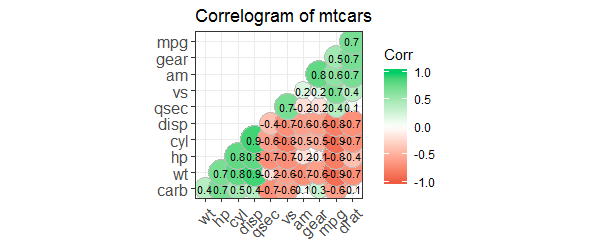

Generate this figure with R:
# the data for this simple project is mtcars. The data is inbuild in r
#load/install the following libraries
library(ggplot2)
library(caret)
library(dplyr)
attach(mtcars)
library(ggthemes)
head(mtcars,3)
#mtcar description
str(mtcars)
#[, 1]	 mpg	 Miles/(US) gallon
#[, 2]	 cyl	 Number of cylinders
#[, 3]	 disp	 Displacement (cu.in.)
#[, 4]	 hp	 Gross horsepower
#[, 5]	 drat	 Rear axle ratio
#[, 6]	 wt	 Weight (1000 lbs)
#[, 7]	 qsec	 1/4 mile time
#[, 8]	 vs	 Engine (0 = V-shaped, 1 = straight)
#[, 9]	 am	 Transmission (0 = automatic, 1 = manual)
#[,10]	 gear	 Number of forward gears
#[,11]	 carb	 Number of carburetors
# we look at the summary by calling the command below
summary(mtcars)
# Visualization of the mtcars data set
library(esquisse)  
esquisse::esquisser(mtcars)
library(ggplot2)

ggplot(data = mtcars) +
  aes(x = mpg, y = disp) +
  geom_point(color = "#0c4c8a") +
  labs(title = "Scatterplot: mpg vs disp",
    caption = "mtcars",
    subtitle = "scatterplot") +
  theme_wsj()
# We check the correlation of variables (mtcars)
#load the package ggcorrplot
library(ggcorrplot)

# Correlation matrix
corr <- round(cor(mtcars), 1)

# Plot the matrix
ggcorrplot(corr, hc.order = TRUE, 
           type = "lower", 
           lab = TRUE, 
           lab_size = 3, 
           method="circle", 
           colors = c("tomato2", "white", "springgreen3"), 
           title="Correlogram of mtcars", 
           ggtheme=theme_bw)
# 1 indicates strong positive linear correlation (greeen)
#-1 indicates strong negative collinearity

# Analysis am transmission vs mpg (efficiency)
ggplot(mtcars,aes(x=factor(am),y=mpg,fill=am))+
  geom_boxplot()+ggtitle('Boxplot')
# From the plot cars which are automatic have low efficieny than manual
# we run a t-test for am and mpg
t.test(mtcars$mpg~mtcars$am)
#Welch Two Sample t-test

#data:  mtcars$mpg by mtcars$am
#t = -3.7671, df = 18.332, p-value =
#  0.001374
#alternative hypothesis: true difference in means is not equal to 0
#95 percent confidence interval:
#  -11.280194  -3.209684
#sample estimates:
#  mean in group 0 mean in group 1 
#17.14737        24.39231 
#the p value (0.001)<0.05 this indicates a significance between
#manual and automatic transmission in fuel efficiency.

#Building Classissification model
